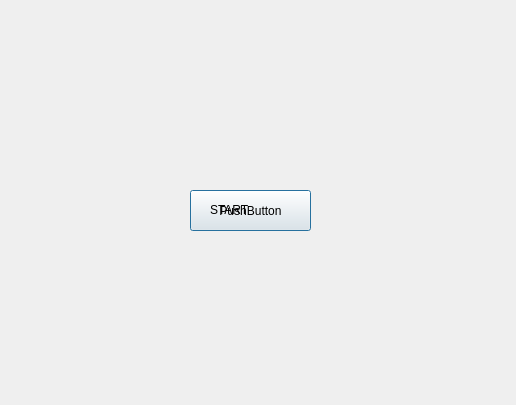
<?xml version="1.0" encoding="UTF-8"?>
<ui version="4.0">
 <class>mode2</class>
 <widget class="QDialog" name="mode2">
  <property name="geometry">
   <rect>
    <x>0</x>
    <y>0</y>
    <width>516</width>
    <height>405</height>
   </rect>
  </property>
  <property name="windowTitle">
   <string>Dialog</string>
  </property>
  <property name="styleSheet">
   <string notr="true">background-image: url(:/new/background/ch2.png);</string>
  </property>
  <widget class="QPushButton" name="pushButton">
   <property name="geometry">
    <rect>
     <x>190</x>
     <y>190</y>
     <width>121</width>
     <height>41</height>
    </rect>
   </property>
   <property name="text">
    <string>PushButton</string>
   </property>
  </widget>
  <widget class="QLabel" name="label">
   <property name="geometry">
    <rect>
     <x>210</x>
     <y>200</y>
     <width>81</width>
     <height>20</height>
    </rect>
   </property>
   <property name="styleSheet">
    <string notr="true">font: 800 14pt &quot;Rockwell Extra Bold&quot;;
color: rgb(0, 0, 0);</string>
   </property>
   <property name="text">
    <string>START</string>
   </property>
  </widget>
 </widget>
 <resources/>
 <connections/>
</ui>
